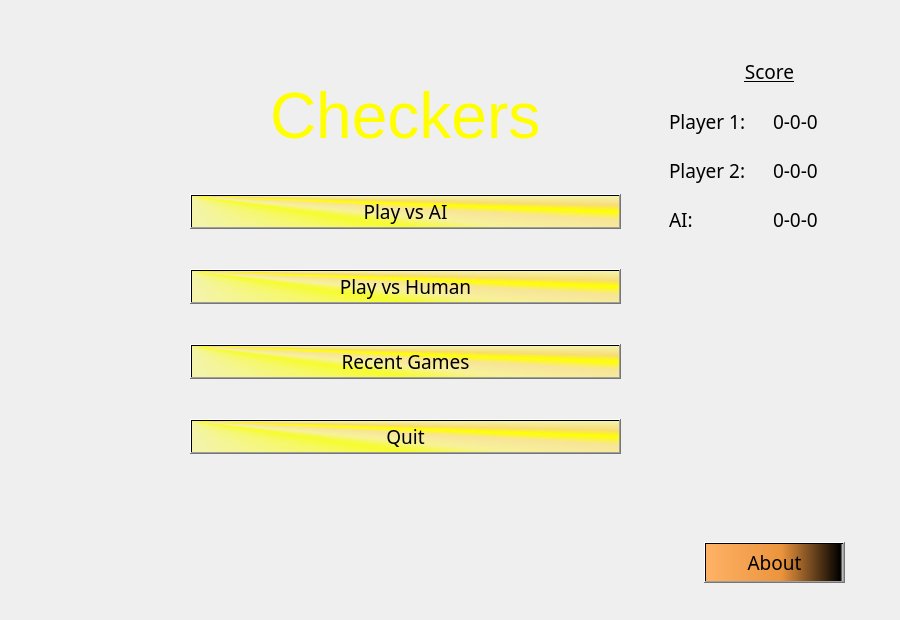
<?xml version="1.0" encoding="UTF-8"?>
<ui version="4.0">
 <class>MainWindow</class>
 <widget class="QMainWindow" name="MainWindow">
  <property name="geometry">
   <rect>
    <x>0</x>
    <y>0</y>
    <width>900</width>
    <height>620</height>
   </rect>
  </property>
  <property name="minimumSize">
   <size>
    <width>900</width>
    <height>620</height>
   </size>
  </property>
  <property name="maximumSize">
   <size>
    <width>900</width>
    <height>620</height>
   </size>
  </property>
  <property name="font">
   <font>
    <family>MS Reference Sans Serif</family>
    <pointsize>14</pointsize>
   </font>
  </property>
  <property name="windowTitle">
   <string>Checkers</string>
  </property>
  <property name="windowIcon">
   <iconset>
    <normalon>:/ist_logo/ist_logo.png</normalon>
   </iconset>
  </property>
  <widget class="QWidget" name="centralwidget">
   <widget class="QWidget" name="verticalLayoutWidget">
    <property name="geometry">
     <rect>
      <x>190</x>
      <y>160</y>
      <width>431</width>
      <height>331</height>
     </rect>
    </property>
    <layout class="QVBoxLayout" name="verticalLayout">
     <item>
      <widget class="QPushButton" name="playAIButton">
       <property name="styleSheet">
        <string notr="true">background-color: qconicalgradient(cx:0, cy:0, angle:135, stop:0 rgba(255, 255, 0, 69), stop:0.375 rgba(255, 255, 0, 69), stop:0.423533 rgba(251, 255, 0, 145), stop:0.45 rgba(247, 255, 0, 208), stop:0.477581 rgba(255, 244, 71, 130), stop:0.518717 rgba(255, 218, 71, 130), stop:0.55 rgba(255, 255, 0, 255), stop:0.57754 rgba(255, 203, 0, 130), stop:0.625 rgba(255, 255, 0, 69), stop:1 rgba(255, 255, 0, 69));</string>
       </property>
       <property name="text">
        <string>Play vs AI</string>
       </property>
       <property name="autoDefault">
        <bool>false</bool>
       </property>
       <property name="default">
        <bool>true</bool>
       </property>
      </widget>
     </item>
     <item>
      <widget class="QPushButton" name="playHumanButton">
       <property name="styleSheet">
        <string notr="true">background-color: qconicalgradient(cx:0, cy:0, angle:135, stop:0 rgba(255, 255, 0, 69), stop:0.375 rgba(255, 255, 0, 69), stop:0.423533 rgba(251, 255, 0, 145), stop:0.45 rgba(247, 255, 0, 208), stop:0.477581 rgba(255, 244, 71, 130), stop:0.518717 rgba(255, 218, 71, 130), stop:0.55 rgba(255, 255, 0, 255), stop:0.57754 rgba(255, 203, 0, 130), stop:0.625 rgba(255, 255, 0, 69), stop:1 rgba(255, 255, 0, 69));</string>
       </property>
       <property name="text">
        <string>Play vs Human</string>
       </property>
      </widget>
     </item>
     <item>
      <widget class="QPushButton" name="historyButton">
       <property name="styleSheet">
        <string notr="true">background-color: qconicalgradient(cx:0, cy:0, angle:135, stop:0 rgba(255, 255, 0, 69), stop:0.375 rgba(255, 255, 0, 69), stop:0.423533 rgba(251, 255, 0, 145), stop:0.45 rgba(247, 255, 0, 208), stop:0.477581 rgba(255, 244, 71, 130), stop:0.518717 rgba(255, 218, 71, 130), stop:0.55 rgba(255, 255, 0, 255), stop:0.57754 rgba(255, 203, 0, 130), stop:0.625 rgba(255, 255, 0, 69), stop:1 rgba(255, 255, 0, 69));</string>
       </property>
       <property name="text">
        <string>Recent Games</string>
       </property>
      </widget>
     </item>
     <item>
      <widget class="QPushButton" name="quitButton">
       <property name="styleSheet">
        <string notr="true">background-color: qconicalgradient(cx:0, cy:0, angle:135, stop:0 rgba(255, 255, 0, 69), stop:0.375 rgba(255, 255, 0, 69), stop:0.423533 rgba(251, 255, 0, 145), stop:0.45 rgba(247, 255, 0, 208), stop:0.477581 rgba(255, 244, 71, 130), stop:0.518717 rgba(255, 218, 71, 130), stop:0.55 rgba(255, 255, 0, 255), stop:0.57754 rgba(255, 203, 0, 130), stop:0.625 rgba(255, 255, 0, 69), stop:1 rgba(255, 255, 0, 69));</string>
       </property>
       <property name="text">
        <string>Quit</string>
       </property>
      </widget>
     </item>
    </layout>
   </widget>
   <widget class="QPushButton" name="aboutButton">
    <property name="geometry">
     <rect>
      <x>704</x>
      <y>542</y>
      <width>141</width>
      <height>41</height>
     </rect>
    </property>
    <property name="styleSheet">
     <string notr="true">background-color: qlineargradient(spread:pad, x1:0, y1:0, x2:1, y2:0, stop:0 rgba(255, 178, 102, 255), stop:0.55 rgba(235, 148, 61, 255), stop:0.98 rgba(0, 0, 0, 255), stop:1 rgba(0, 0, 0, 0));</string>
    </property>
    <property name="text">
     <string>About</string>
    </property>
   </widget>
   <widget class="QWidget" name="gridLayoutWidget">
    <property name="geometry">
     <rect>
      <x>669</x>
      <y>50</y>
      <width>201</width>
      <height>191</height>
     </rect>
    </property>
    <layout class="QGridLayout" name="gridLayout">
     <item row="4" column="1">
      <widget class="QLabel" name="ai_score_label">
       <property name="text">
        <string>0-0-0</string>
       </property>
      </widget>
     </item>
     <item row="4" column="0">
      <widget class="QLabel" name="label_4">
       <property name="text">
        <string>AI:</string>
       </property>
      </widget>
     </item>
     <item row="2" column="0">
      <widget class="QLabel" name="label_2">
       <property name="text">
        <string>Player 1:</string>
       </property>
      </widget>
     </item>
     <item row="3" column="1">
      <widget class="QLabel" name="player2_score_label">
       <property name="text">
        <string>0-0-0</string>
       </property>
      </widget>
     </item>
     <item row="3" column="0">
      <widget class="QLabel" name="label_3">
       <property name="text">
        <string>Player 2:</string>
       </property>
      </widget>
     </item>
     <item row="2" column="1">
      <widget class="QLabel" name="player1_score_label">
       <property name="text">
        <string>0-0-0</string>
       </property>
      </widget>
     </item>
     <item row="1" column="0" colspan="2">
      <widget class="QLabel" name="label">
       <property name="font">
        <font>
         <family>MS Reference Sans Serif</family>
         <pointsize>14</pointsize>
         <underline>true</underline>
        </font>
       </property>
       <property name="styleSheet">
        <string notr="true"/>
       </property>
       <property name="text">
        <string>Score</string>
       </property>
       <property name="alignment">
        <set>Qt::AlignCenter</set>
       </property>
      </widget>
     </item>
    </layout>
   </widget>
   <widget class="QLabel" name="label_5">
    <property name="geometry">
     <rect>
      <x>270</x>
      <y>80</y>
      <width>331</width>
      <height>71</height>
     </rect>
    </property>
    <property name="font">
     <font>
      <family>Segoe UI</family>
      <pointsize>48</pointsize>
     </font>
    </property>
    <property name="styleSheet">
     <string notr="true">color: qlineargradient(spread:pad, x1:0, y1:0, x2:1, y2:0, stop:0 rgba(255, 178, 102, 255), stop:0.55 rgba(235, 148, 61, 255), stop:0.98 rgba(0, 0, 0, 255), stop:1 rgba(0, 0, 0, 0));
color: qlineargradient(spread:pad, x1:0, y1:0, x2:0, y2:1, stop:0 rgba(0, 0, 0, 255), stop:0.33 rgba(0, 0, 0, 255), stop:0.34 rgba(255, 30, 30, 255), stop:0.66 rgba(255, 0, 0, 255), stop:0.67 rgba(255, 255, 0, 255), stop:1 rgba(255, 255, 0, 255));</string>
    </property>
    <property name="text">
     <string>Checkers</string>
    </property>
   </widget>
   <widget class="QLabel" name="label_6">
    <property name="geometry">
     <rect>
      <x>110</x>
      <y>80</y>
      <width>111</width>
      <height>81</height>
     </rect>
    </property>
    <property name="text">
     <string/>
    </property>
    <property name="pixmap">
     <pixmap resource="images.qrc">:/ist_logo/ist_logo.png</pixmap>
    </property>
    <property name="scaledContents">
     <bool>true</bool>
    </property>
   </widget>
   <widget class="QLabel" name="label_7">
    <property name="geometry">
     <rect>
      <x>0</x>
      <y>0</y>
      <width>901</width>
      <height>621</height>
     </rect>
    </property>
    <property name="text">
     <string/>
    </property>
    <property name="pixmap">
     <pixmap resource="images.qrc">:/main_menu_background/1036609-sports-symmetry-chess-shape-recreation-games-indoor-games-and-sports-board-game-tabletop-game-chessboard-english-draughts.jpg</pixmap>
    </property>
    <property name="scaledContents">
     <bool>true</bool>
    </property>
    <property name="buddy">
     <cstring>label_7</cstring>
    </property>
   </widget>
   <zorder>label_7</zorder>
   <zorder>verticalLayoutWidget</zorder>
   <zorder>aboutButton</zorder>
   <zorder>gridLayoutWidget</zorder>
   <zorder>label_5</zorder>
   <zorder>label_6</zorder>
  </widget>
 </widget>
 <resources>
  <include location="images.qrc"/>
 </resources>
 <connections>
  <connection>
   <sender>quitButton</sender>
   <signal>clicked()</signal>
   <receiver>MainWindow</receiver>
   <slot>close()</slot>
   <hints>
    <hint type="sourcelabel">
     <x>405</x>
     <y>434</y>
    </hint>
    <hint type="destinationlabel">
     <x>449</x>
     <y>309</y>
    </hint>
   </hints>
  </connection>
 </connections>
</ui>
